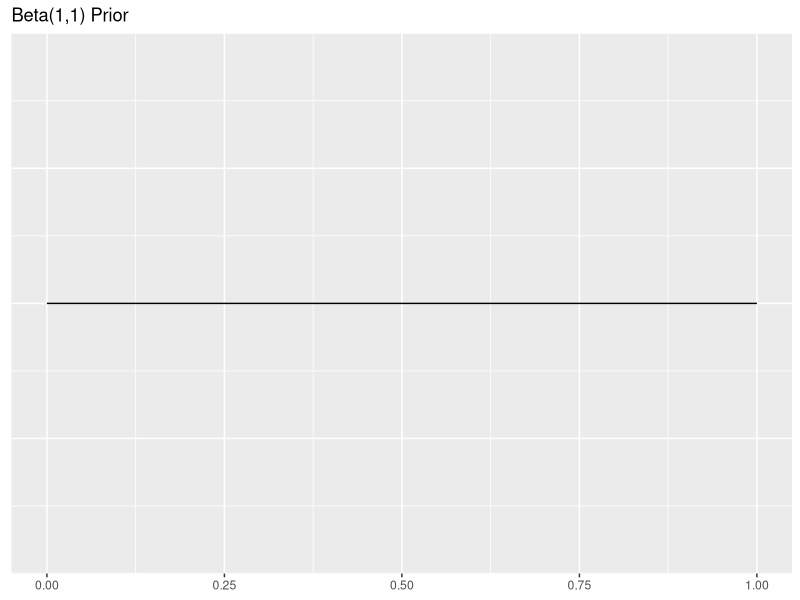
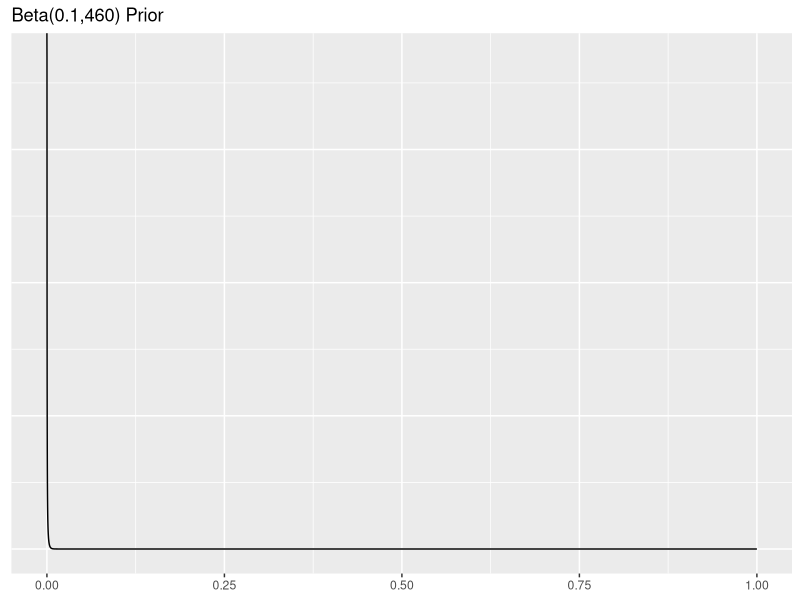
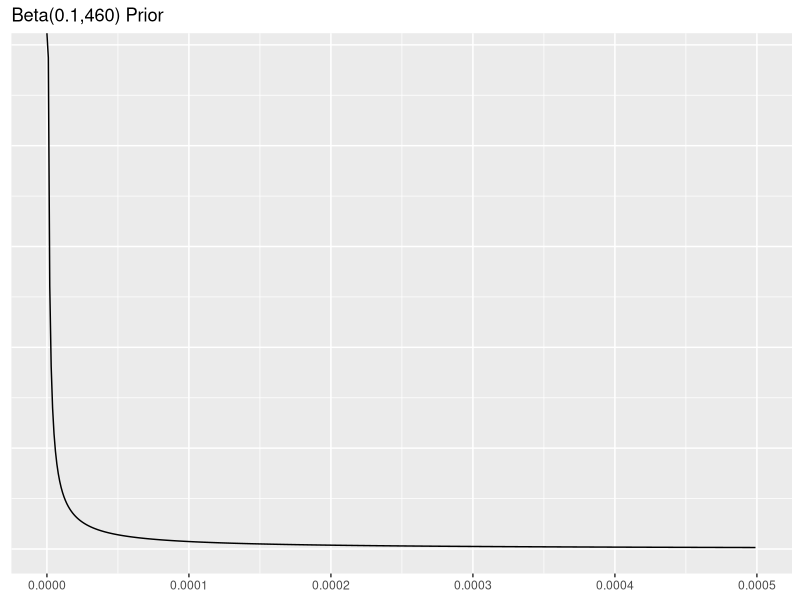
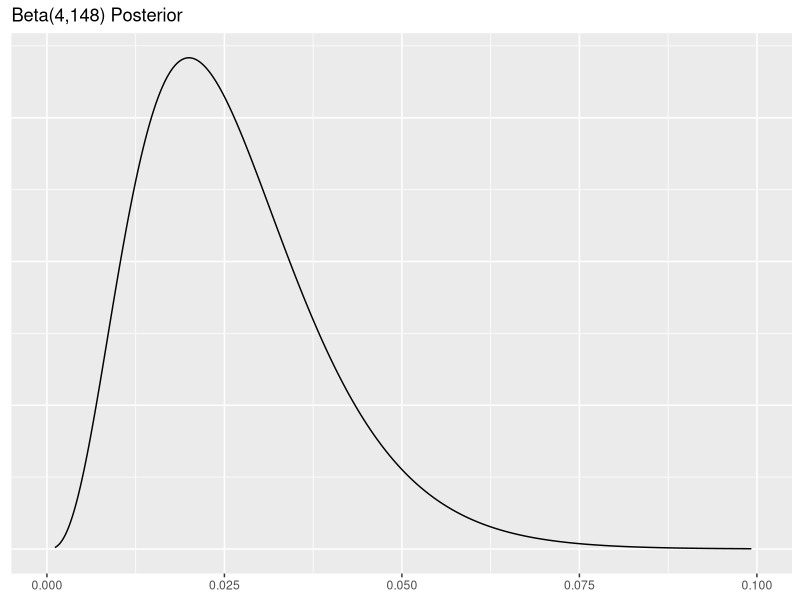
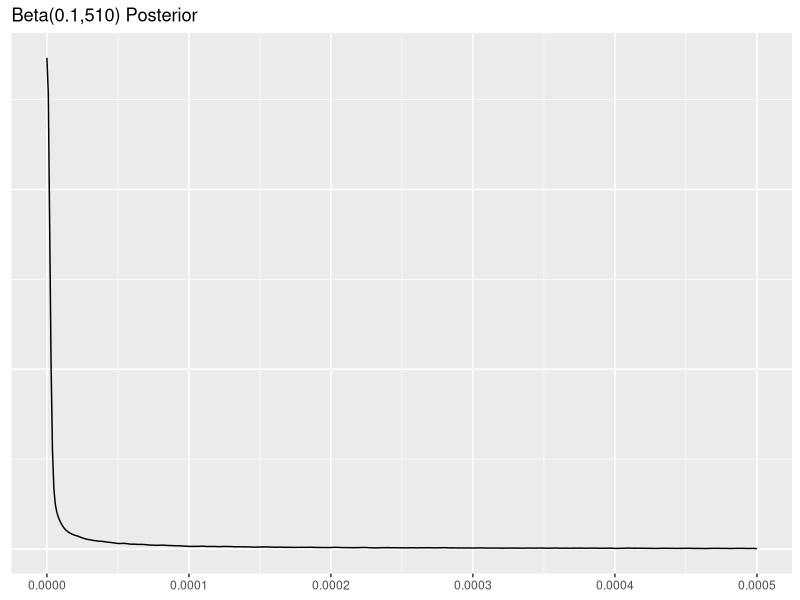

These figures' R source, in order:
## ---- chunk 1
#| echo: fenced
tumordat <- data.frame(
  "tumor_no" = c(147, 50),
  "tumor_yes" = c(3, 0),
  row.names = c("Exposed", "Control"),
  stringsAsFactors = FALSE
)
colnames(tumordat) <- c("No Tumor", "Tumor")

tumordat

## ---- chunk 2
#| echo: false
fisher.test(tumordat)
## ---- chunk 3
#| echo: false

library(tidyverse)
x = seq(0, 1, length=10000)

db=dbeta(x, 1, 1)

ggplot() + 
  geom_line(aes(x,db)) + 
  theme(axis.title.x=element_blank(), axis.title.y=element_blank(), axis.ticks.y=element_blank(),axis.text.y=element_blank()) + 
  labs(title="Beta(1,1) Prior")
## ---- chunk 4
#| echo: false

x = seq(0, 1, length=10000)

db=dbeta(x, 0.1, 460)

ggplot() + 
  geom_line(aes(x,db)) + 
  theme(axis.title.x=element_blank(), axis.title.y=element_blank(), axis.ticks.y=element_blank(),axis.text.y=element_blank()) + 
  labs(title="Beta(0.1,460) Prior")
## ---- chunk 5
#| echo: false
options(scipen=999)
x = seq(0, 1, length=1000000)

db=dbeta(x, 0.1, 460)

ggplot() + 
  geom_line(aes(x,db)) + 
  theme(axis.title.x=element_blank(), axis.title.y=element_blank(), axis.ticks.y=element_blank(),axis.text.y=element_blank()) + 
  labs(title="Beta(0.1,460) Prior") + xlim(0,.0005)
## ---- chunk 6
# take sample of a lot of values from posterior and plot them
x_ben=rbeta(100000,4,148)
dben=dbeta(x_ben, 4, 148)

ggplot() + 
  geom_line(aes(x_ben,dben)) + 
  theme(axis.title.x=element_blank(), axis.title.y=element_blank(), axis.ticks.y=element_blank(),axis.text.y=element_blank()) + 
  labs(title="Beta(4,148) Posterior") + xlim(0,.1)

## ---- chunk 7
# take sample of a lot of values from posterior and plot them
x_con=rbeta(100000,0.1,510)

ggplot() + 
  geom_density(aes(x_con)) + 
  theme(axis.title.x=element_blank(), axis.title.y=element_blank(), axis.ticks.y=element_blank(),axis.text.y=element_blank()) + 
  labs(title="Beta(0.1,510) Posterior") + xlim(0,.0005)

## ---- chunk 8
#| echo: true
#| eval: true
x_con=rbeta(10000000,0.1,510)
x_ben=rbeta(10000000,4,148)
mean(x_ben>x_con)
